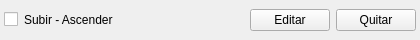
<?xml version="1.0" encoding="UTF-8"?>
<ui version="4.0">
 <class>Sinonimo</class>
 <widget class="QWidget" name="Sinonimo">
  <property name="geometry">
   <rect>
    <x>0</x>
    <y>0</y>
    <width>420</width>
    <height>40</height>
   </rect>
  </property>
  <property name="windowTitle">
   <string>Sinónimo</string>
  </property>
  <layout class="QHBoxLayout" name="horizontalLayout">
   <property name="leftMargin">
    <number>4</number>
   </property>
   <property name="topMargin">
    <number>2</number>
   </property>
   <property name="rightMargin">
    <number>4</number>
   </property>
   <property name="bottomMargin">
    <number>2</number>
   </property>
   <item>
    <widget class="QCheckBox" name="checkbox">
     <property name="text">
      <string/>
     </property>
     <property name="checked">
      <bool>false</bool>
     </property>
     <property name="toolTip">
      <string>Marcar como revisado</string>
     </property>
    </widget>
   </item>
   <item>
    <widget class="QLabel" name="sinonimosLabel">
     <property name="text">
      <string>Subir - Ascender</string>
     </property>
    </widget>
   </item>
   <item>
    <spacer name="horizontalSpacer">
     <property name="orientation">
      <enum>Qt::Horizontal</enum>
     </property>
     <property name="sizeHint" stdset="0">
      <size>
       <width>40</width>
       <height>20</height>
      </size>
     </property>
    </spacer>
   </item>
   <item>
    <widget class="QPushButton" name="editButton">
     <property name="text">
      <string>Editar</string>
     </property>
    </widget>
   </item>
   <item>
    <widget class="QPushButton" name="removeButton">
     <property name="text">
      <string>Quitar</string>
     </property>
    </widget>
   </item>
  </layout>
 </widget>
 <resources/>
 <connections/>
</ui>
